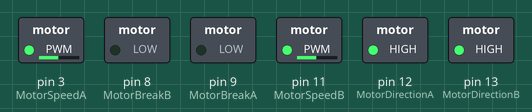
A sketch run on a simulated Arduino Uno, built with avr-gcc and run on an emulated ATmega328P. Parts: switched loads named in the sketch (green lamp = pin HIGH).

Above: at 0.05 s.
At 3.0 s:
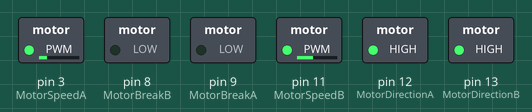
Timing chart, 0 to 3.5 s (numbered marks = the images above):
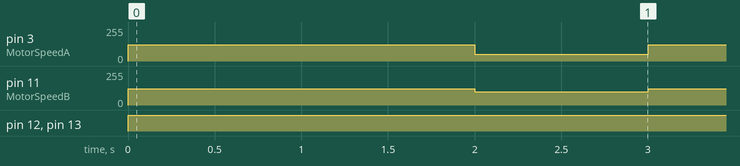

The sketch:

Arduino_Motor_Shield_3.ino
```cpp
int MotorDirectionA = 12;
int MotorBreakA = 9;
int MotorSpeedA = 3;

int MotorDirectionB = 13;
int MotorBreakB = 8;
int MotorSpeedB = 11;

void setup() {
  //Setup Channel A
  pinMode(MotorDirectionA, OUTPUT); //Initiates Motor Channel A pin
  pinMode(MotorBreakA, OUTPUT); //Initiates Brake Channel A pin

  //Setup Channel A
  pinMode(MotorDirectionB, OUTPUT); //Initiates Motor Channel A pin
  pinMode(MotorBreakB, OUTPUT); //Initiates Brake Channel A pin
}

void loop(){
  bothForward();
  delay(2000);
  bothBreak();
  turnLeft();
  delay(1000);
  bothBreak();
}

void bothForward() {
  // forward A full speed
  digitalWrite(MotorDirectionA, HIGH); //Establishes forward direction of Channel A
  digitalWrite(MotorBreakA, LOW);   //Disengage the Brake for Channel A
  analogWrite(MotorSpeedA, 123);    //Spins the motor on Channel A at full speed

  // forward B full speed
  digitalWrite(MotorDirectionB, HIGH); //Establishes forward direction of Channel B
  digitalWrite(MotorBreakB, LOW);   //Disengage the Brake for Channel B
  analogWrite(MotorSpeedB, 123);   //Spins the motor on Channel B at full speed
}

void bothBreak() {
  digitalWrite(MotorBreakA, HIGH); // break A
  digitalWrite(MotorBreakB, HIGH); // break B
}

void turnLeft(){
  // forward A full speed
  digitalWrite(MotorDirectionA, HIGH); //Establishes forward direction of Channel A
  digitalWrite(MotorBreakA, LOW);   //Disengage the Brake for Channel A
  analogWrite(MotorSpeedA, 50);    //Spins the motor on Channel A at full speed

  // forward B full speed
  digitalWrite(MotorDirectionB, HIGH); //Establishes forward direction of Channel B
  digitalWrite(MotorBreakB, LOW);   //Disengage the Brake for Channel B
  analogWrite(MotorSpeedB, 100);   //Spins the motor on Channel B at full speed
}
```

Measured:
- by itself, pin 3 (MotorSpeedA): alternates 123/255 for 2.0 s and 50/255 for 1.0 s
- by itself, pin 11 (MotorSpeedB): alternates 123/255 for 2.0 s and 100/255 for 1.0 s
- by itself, pin 12 (MotorDirectionA), pin 13 (MotorDirectionB): LOW → HIGH at 0.00 s
